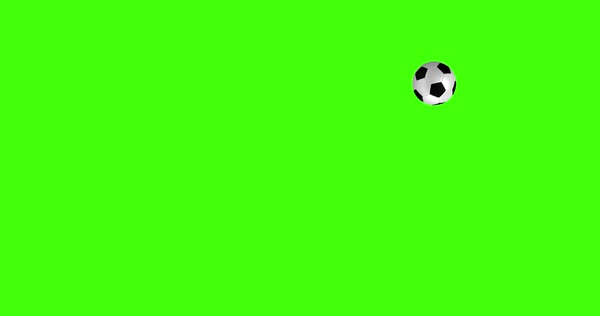
#> input picture Green screen.jpg, 600 x 316 px, found by its file name
$ python Downloading_animation.py
#> lines starting #> are read from the running program, lines starting #| are printed output that depends on the picture; after the words box and inside, x2 and y2 are one past the last pixel; in counts of white or black regions, pixels touching at a corner belong together
# downloading animation image

import cv2
import numpy as np
from random import randint
while(True):
    image = cv2.imread(r"C:\face_recognize\Green screen.jpg")
#> image is the input picture: shape (316, 600, 3); mean B, G, R 10.2, 254.1, 67.6
    image2 = image
    cv2.rectangle(image,(49,99),(500,151),(0,0,255),4)
    cv2.putText(image,"hello",(250,90), cv2.FONT_ITALIC,1,(100,2,255),1)
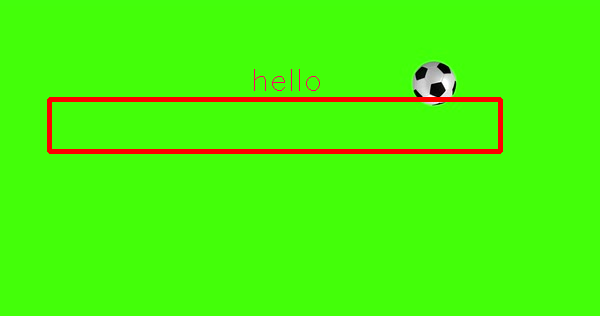
#> image: shape (316, 600, 3); mean B, G, R 9.8, 247.2, 72.6
    a = 0
    for i in range (450):
        image[100:150, 50+a:50+i] = [255,26,255]
        a = i
        cv2.imshow("image", image)
        if i != 448:
            cv2.waitKey(51-(int(50*(i/450))+1))
            #print(51-(int(50*(i/450))+1))
        else:
            cv2.waitKey(10)
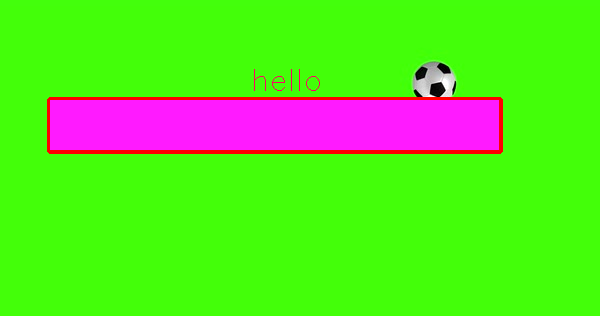
#> image: shape (316, 600, 3); 11.84% of pixels changed, all inside (x1, y1, x2, y2) = (50, 100, 499, 150)

cv2.destroyAllWindows()
